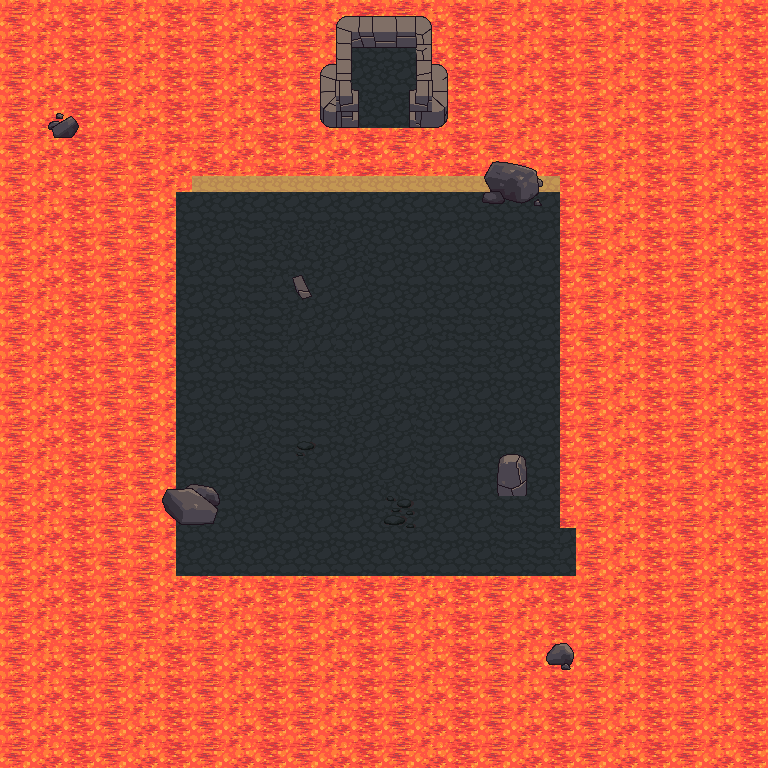

Rendered tile map (Tiled .tmx) drawn with the repository's tilesets; below, a short description and the map source with its tile grids summarised:
An orthogonal 48x48 tile map with 16x16 px tiles, 3 tile layers (Lava, Ground 1, Objects).

<map version="1.0" orientation="orthogonal" renderorder="right-down" width="48" height="48" tilewidth="16" tileheight="16" nextobjectid="1">
 <tileset firstgid="1" name="terrain_atlas" tilewidth="16" tileheight="16" tilecount="4096" columns="64">
  <image source="../tilesets/terrain_atlas.png" width="1024" height="1024" />
 </tileset>
 <layer name="Lava" width="48" height="48">
  <data>[2304 cells, 682 non-empty, 61 distinct tile ids]</data>
 </layer>
 <layer name="Ground 1" width="48" height="48">
  <data>[2304 cells, 2304 non-empty, 22 distinct tile ids]</data>
 </layer>
 <layer name="Objects" width="48" height="48">
  <data>[2304 cells, 86 non-empty, 80 distinct tile ids]</data>
 </layer>
</map>
